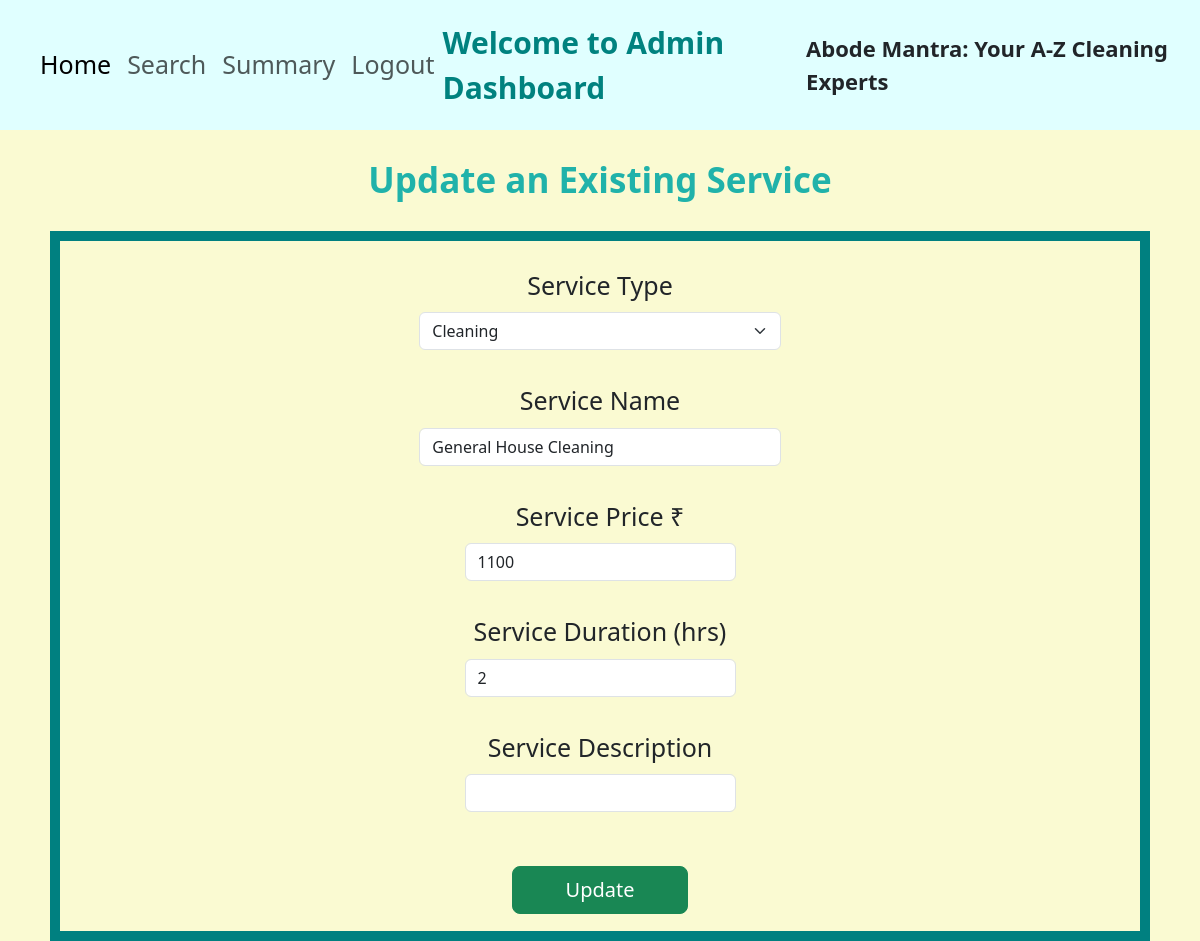
/admin/service_update/1, run on the app's committed database.
### application/models.py (models this page shows)
class Service(db.Model):
    __tablename__="service"
    service_id=db.Column(db.Integer, primary_key=True, autoincrement=True)
    service_type=db.Column(db.String(), nullable=False)
    service_name=db.Column(db.String(), nullable=False, unique=True)
    service_price=db.Column(db.Integer, nullable=False)
    service_duration=db.Column(db.Integer, nullable=False)
    service_desc=db.Column(db.String())
    service_req=db.Relationship('ServiceRequest',backref='sr',cascade='delete')

### application/controllers.py (the view, shortened to what this page needs)
@app.route('/admin/service_update/<int:service_id>',methods=["GET","POST"])
def service_update(service_id):
    if request.method=="GET":
        service_data=Service.query.filter(Service.service_id==service_id).first()
        return render_template('service_update.html',data=service_data,service_data=service_type_list)

### templates/service_update.html (shortened to what this page needs)
<!DOCTYPE html>
<html lang="en">
<head>
    <link rel="stylesheet" href="/static/bootstrap/css/bootstrap.min.css">
</head>
<body style="background-color: lightgoldenrodyellow">
    <nav class="navbar navbar-expand-lg col-md-12"style="background-color:lightcyan; font-size: 25px; padding: 20px;">
        <div class="container-fluid">
            <ul class="navbar-nav">
                <li class="nav-item">
                    <a class="nav-link active" href="/admin/home">Home</a>
                </li>
                <li class="nav-item">
                    <a class="nav-link" aria-current="page" href="/admin/search">Search</a>
                </li>
                <li class="nav-item">
                    <a class="nav-link" href="/admin/summary">Summary</a>
                </li>
                <li class="nav-item">
                    <a class="nav-link" href="/">Logout</a>
                </li>
            </ul>
            <p class="mb-0" style="color:#00827f; font-size:30px; font-weight:bold;">Welcome to Admin Dashboard</p>
            <p class="mb-0" style="font-size:22px; font-weight:bold;">Abode Mantra: Your A-Z Cleaning Experts</p>
        </div>
    </nav><br>
    <p class="mb-0 text-center" style="color:lightseagreen; font-size:35px; font-weight:bold;">Update an Existing Service</p><br>
    <div class="container">
        <form method="POST" id="service-form">
            <div class="row">
                <div class="my-3 col-md-4" style="text-align:center;padding:0px;margin:auto">
                    <label for="name" class="form-label">Service Type</label>
                    <select class="form-select" name="service_type" required>
                        <option selected>{{data.service_type}}</option>
                    </select>
                </div>
            </div>
            <div class="row">
                <div class="my-3 col-md-4"style="text-align:center;padding:0px;margin:auto">
                    <label for="name" class="form-label">Service Name</label>
                    <input type="text" class="form-control" id="service_name" name="service_name" value='{{data.service_name}}' required>
                </div>
            </div>
            <div class="row">
                <div class="my-3 col-md-3" style="text-align: center;padding:0px;margin:auto">
                    <label for="name" class="form-label">Service Price ₹</label>
                    <input type="text" class="form-control" name="service_price" value={{data.service_price}} required>
                </div>
            </div>
            <div class="row">
                <div class="my-3 col-md-3" style="text-align:center;padding:0px;margin:auto">
                    <label for="name" class="form-label">Service Duration (hrs)</label>
                    <input type="text" class="form-control" id="service_duration" name="service_duration" value='{{data.service_duration}}' required>
                </div>
            </div>
            <div class="row">
                <div class="my-3 col-md-3" style="text-align: center;padding:0px;margin:auto">
                    <label for="service_desc" class="form-label">Service Description</label>
                    <input type="text" class="form-control" id="service_desc" name="service_desc" value='{{data.service_desc}}'>
                </div>
            </div><br>
            <button type="submit" class="btn btn-success btn-lg p-2 col-md-2" id="btn-create">Update</button>
        </form>
    </div>
</body>
</html>

### templates/service_update.html (style rules this page uses)
.container { text-align: center; background-color: lightgoldenrodyellow; padding: 10px; font-size: 25px; margin: auto; border: 10px solid teal; height: 710px; width: 1100px; }

### data on the page
Service: service_type "Cleaning", service_name "General House Cleaning", service_price "1100", service_duration "2"
